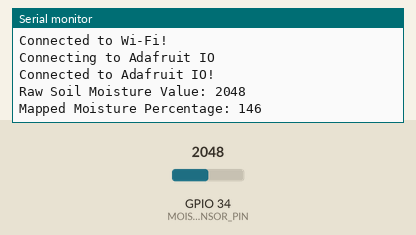
Recording of a sketch running on a simulated ESP32. Shown: the last lines printed to the serial monitor. The inputs (shaded band) are chosen by the test bench; at power-on: GPIO 34 (MOISTURE_SENSOR_PIN) = 2048. WiFi joins after 1.5 s; servers stay silent unless stated.

Above: at 2.7 s.
2.8 s: GPIO 34 (MOISTURE_SENSOR_PIN) set to 2866
At 7.5 s:
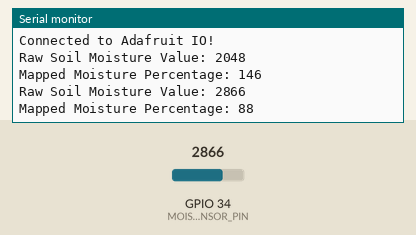
8.5 s: GPIO 34 (MOISTURE_SENSOR_PIN) set to 3603
At 12.6 s:
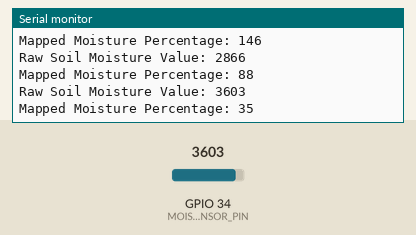
Timing chart, 0 to 14.1 s (numbered marks = the images above; inputs shaded):
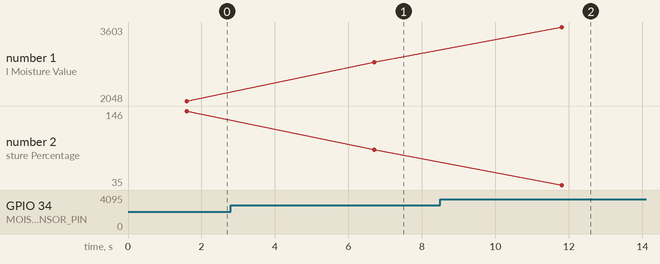

The sketch:

SoilMoisture_IoT.ino
```cpp
#include "AdafruitIO_WiFi.h"

// Replace with your Adafruit IO credentials
#define IO_USERNAME  "your_io_username"     // Adafruit IO Username
#define IO_KEY       "your_io_key"          // Adafruit IO Key

// Replace with your WiFi credentials
#define WIFI_SSID    "your_wifi_ssid"       // Wi-Fi SSID
#define WIFI_PASS    "your_wifi_password"   // Wi-Fi Password

// Pin for Soil Moisture Sensor (Analog pin)
#define MOISTURE_SENSOR_PIN 34  // GPIO 34 for analog input (so the sensor can read values)

AdafruitIO_WiFi io(IO_USERNAME, IO_KEY, WIFI_SSID, WIFI_PASS);  // Adafruit IO Wi-Fi setup

// Create a feed to send soil moisture data to Adafruit IO
AdafruitIO_Feed *soil_moisture = io.feed("soil_moisture");

void setup() {
  // Start serial communication for debugging
  Serial.begin(115200);

  // Connect to Wi-Fi
  Serial.print("Connecting to Wi-Fi");
  WiFi.begin(WIFI_SSID, WIFI_PASS);
  while (WiFi.status() != WL_CONNECTED) {
    Serial.print(".");  // Wait while ESP32 connects to Wi-Fi
    delay(500);
  }
  Serial.println();
  Serial.println("Connected to Wi-Fi!");

  // Connect to Adafruit IO
  Serial.print("Connecting to Adafruit IO");
  io.connect();

  // Wait for the connection to establish
  while (io.status() < AIO_CONNECTED) {
    Serial.print(".");  // Wait while ESP32 connects to Adafruit IO
    delay(500);
  }
  Serial.println();
  Serial.println("Connected to Adafruit IO!");
}

void loop() {
  // Run the Adafruit IO loop to maintain the connection and handle feed data
  io.run();

  // Read the analog value from the soil moisture sensor (pin 34)
  int moisture_value = analogRead(MOISTURE_SENSOR_PIN);

  // Print the raw sensor value to the serial monitor for debugging
  Serial.print("Raw Soil Moisture Value: ");
  Serial.println(moisture_value);

  // Map the raw sensor value to a percentage (0 to 100) to represent soil moisture
  int moisture = map(moisture_value, 4095, 2700, 0, 100);  // Adjust according to sensor calibration
  Serial.print("Mapped Moisture Percentage: ");
  Serial.println(moisture);

  // Send the moisture value to Adafruit IO feed
  soil_moisture->save(moisture);

  // Wait for 5 seconds before the next reading
  delay(5000);
}
```

Measured:
- after the input at 2.8 s, the serial monitor: prints a new line after 3.9 s (image 1)
- after the input at 8.5 s, the serial monitor: prints a new line after 3.3 s (image 2)
- plotted number 1: 2048 → 2866 after the input at 2.8 s, 2866 → 3603 after the input at 8.5 s
- plotted number 2: 146 → 88 after the input at 2.8 s, 88 → 35 after the input at 8.5 s
